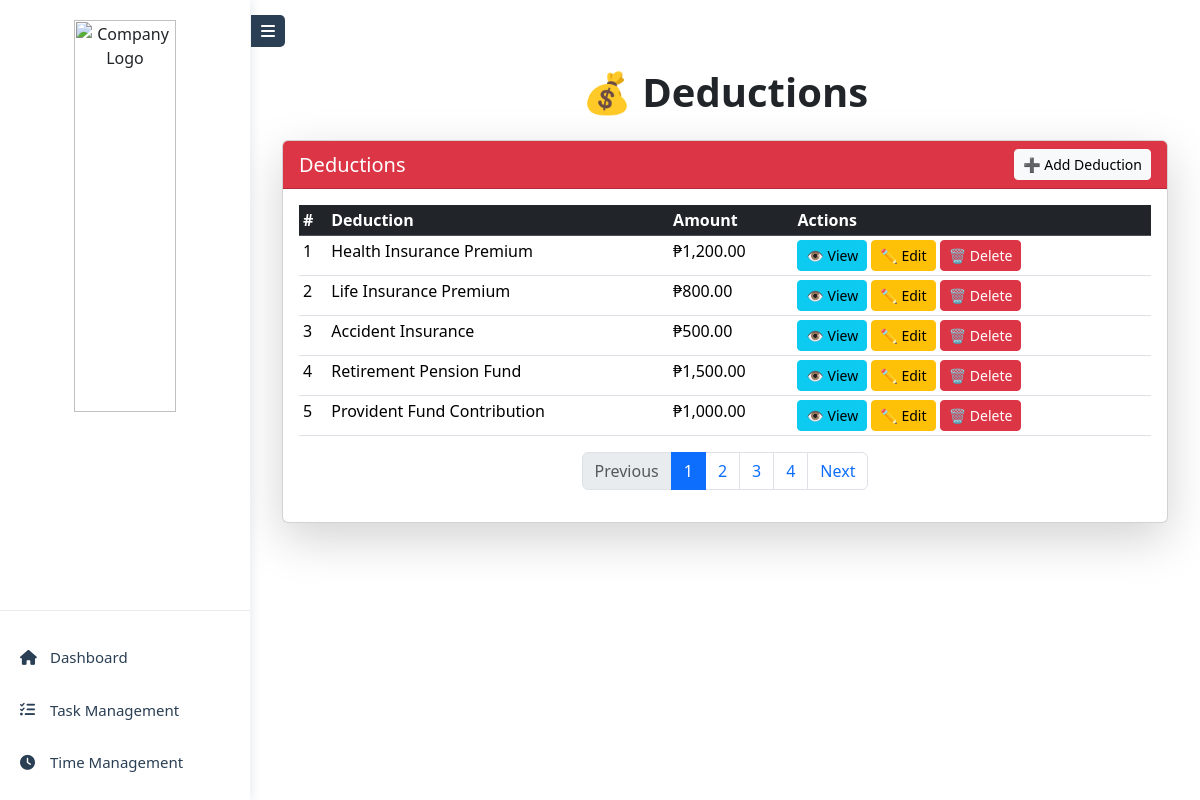
Page /roles/super_admin/systemdeductions.php on the committed database.
### tables this page shows
CREATE TABLE `deductions` (
  `id` int(11) NOT NULL,
  `deduction_name` varchar(255) NOT NULL,
  `amount` decimal(10,2) NOT NULL DEFAULT 0.00,
  `description` text DEFAULT NULL,
  `created_at` timestamp NOT NULL DEFAULT current_timestamp(),
  `updated_at` timestamp NOT NULL DEFAULT current_timestamp() ON UPDATE current_timestamp()
);

### roles/super_admin/system_func.php (called while the page is built, shortened)
<?php
require_once 'db.php';
function getPaginatedDeductions($limit, $offset)
{
    global $conn;
    $stmt = $conn->prepare("SELECT * FROM deductions LIMIT :limit OFFSET :offset");
    $stmt->bindParam(':limit', $limit, PDO::PARAM_INT);
    $stmt->bindParam(':offset', $offset, PDO::PARAM_INT);
    $stmt->execute();
    return $stmt->fetchAll(PDO::FETCH_ASSOC);
}
function countAllDeductions()
{
    global $conn;
    $stmt = $conn->query("SELECT COUNT(*) as total FROM deductions");
    return $stmt->fetch(PDO::FETCH_ASSOC)['total'];
}

### roles/super_admin/systemdeductions.php (the view, shortened to what this page needs)
<?php
include "../super_admin/header.php";
include "system_func.php";
$deductionsPerPage = 5;
$deductionsPage = isset($_GET['deductions_page']) ? (int)$_GET['deductions_page'] : 1;
$deductionsOffset = ($deductionsPage - 1) * $deductionsPerPage;
$deductions = getPaginatedDeductions($deductionsPerPage, $deductionsOffset);
$totalDeductions = countAllDeductions();
$totalDeductionsPages = ceil($totalDeductions / $deductionsPerPage);
?>
<div class="container mt-5">
    <h1 class="text-center fw-bold">💰 Deductions</h1>
    <div class="card shadow-lg mt-4">
        <div class="card-header bg-danger text-white d-flex justify-content-between align-items-center">
            <h5 class="mb-0">Deductions</h5>
            <a href="system_addduc.php" class="btn btn-light btn-sm">➕ Add Deduction</a>
        </div>
        <div class="card-body">
            <?php if (!empty($deductions)) { ?>
                <div class="table-responsive">
                    <table class="table table-sm table-hover">
                        <thead class="table-dark">
                            <tr>
                                <th>#</th>
                                <th>Deduction</th>
                                <th>Amount</th>
                                <th>Actions</th>
                            </tr>
                        </thead>
                        <tbody>
                            <?php foreach ($deductions as $index => $deduction) { ?>
                                <tr>
                                    <td><?= $deductionsOffset + $index + 1 ?></td>
                                    <td><?= htmlspecialchars($deduction['deduction_name']) ?></td>
                                    <td>₱<?= number_format($deduction['amount'], 2) ?></td>
                                    <td>
                                        <button type="button" class="btn btn-info btn-sm view-deduction-btn"
                                            data-bs-toggle="modal"
                                            data-bs-target="#viewDeductionModal"
                                            data-id="<?= $deduction['id'] ?>"
                                            data-name="<?= htmlspecialchars($deduction['deduction_name']) ?>"
                                            data-amount="<?= number_format($deduction['amount'], 2) ?>">
                                            👁️ View
                                        </button>
                                        <a href="system_editduc.php?id=<?= $deduction['id'] ?>" class="btn btn-warning btn-sm">✏️ Edit</a>
                                        <a href="system_deleteduc.php?id=<?= $deduction['id'] ?>" class="btn btn-danger btn-sm" onclick="return confirm('Are you sure you want to delete this deduction?')">🗑️ Delete</a>
                                    </td>
                                </tr>
                            <?php } ?>
                        </tbody>
                    </table>
                </div>
                <nav>
                    <ul class="pagination justify-content-center">
                        <li class="page-item <?= $deductionsPage <= 1 ? 'disabled' : '' ?>">
                            <a class="page-link" href="?deductions_page=<?= max(1, $deductionsPage - 1) ?>">Previous</a>
                        </li>
                        <?php for ($i = 1; $i <= $totalDeductionsPages; $i++) { ?>
                            <li class="page-item <?= $i == $deductionsPage ? 'active' : '' ?>">
                                <a class="page-link" href="?deductions_page=<?= $i ?>"><?= $i ?></a>
                            </li>
                        <?php } ?>
                        <li class="page-item <?= $deductionsPage >= $totalDeductionsPages ? 'disabled' : '' ?>">
                            <a class="page-link" href="?deductions_page=<?= min($totalDeductionsPages, $deductionsPage + 1) ?>">Next</a>
                        </li>
                    </ul>
                </nav>
            <?php } else { ?>
                <p class="text-center text-muted">No deductions found.</p>
            <?php } ?>
        </div>
    </div>
</div>
<?php include "../super_admin/footer.php"; ?>

### rows in the picture
deductions: index "1", deduction_name "Health Insurance Premium", amount "1,200.00"
deductions: index "2", deduction_name "Life Insurance Premium", amount "800.00"
deductions: index "3", deduction_name "Accident Insurance", amount "500.00"
deductions: index "4", deduction_name "Retirement Pension Fund", amount "1,500.00"
deductions: index "5", deduction_name "Provident Fund Contribution", amount "1,000.00"
